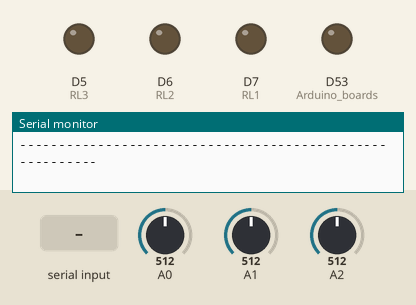
Recording of a sketch running on a simulated Arduino Due. On the bench: output pins drawn as LEDs (lit = HIGH), the last lines printed to the serial monitor. The inputs (shaded band) are chosen by the test bench; at power-on: A0 = 512, A1 = 512, A2 = 512. The local clock reads 2024-03-15 10:24:30 at power-on unless the sketch sets it; storage starts empty.

Above: at 1.5 s.
1.6 s: "30,150\n" received over Serial
At 2.7 s:
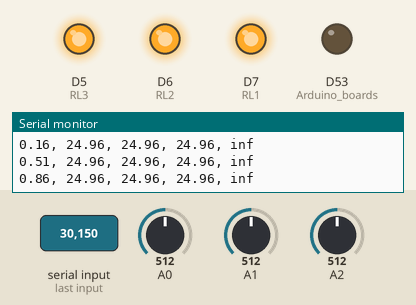
5.5 s: "52\n" received over Serial
At 8.1 s:
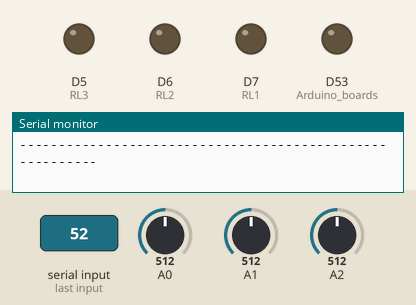
Timing chart, 0 to 9.6 s (numbered marks = the images above; inputs shaded):
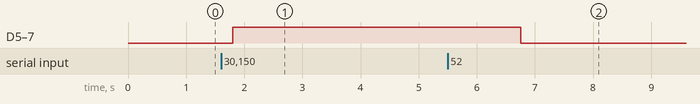

The sketch:

ThermalK.ino
```cpp
////////////////////////////////////////////////////////////////////////////
/*
    ThermalK: Thermal Conductivity Monitor

    Version 0.17 - 20160803

    Copyight (C) 2015-2016  Nicola Ferralis
    ferralis@mit.edu

  This program (source code and binaries) is free software;
  you can redistribute it and/or modify it under the terms of the
  GNU General Public License as published by the Free Software
  Foundation, in version 3 of the License.

  This program is distributed in the hope that it will be useful,
  but WITHOUT ANY WARRANTY; without even the implied warranty of
  MERCHANTABILITY or FITNESS FOR A PARTICULAR PURPOSE.  See the
  GNU General Public License for more details.

  You can find a complete copy of the GNU General Public License at:

  http://www.gnu.org/licenses/gpl.txt

  // SD Card --------------------------------------------------------------------
  /*
  - Arduino Ethernet shield: pin 4
  - Adafruit SD shields and modules: pin 10 (also change MEGA_SOFT_SPI from 0 to 1)
  - Sparkfun SD shield: pin 8

  If using the the Adafruit Logging shield with an Arduino Mega (Only the MEGA),
  in the file: ~arduino/libraries/SD/src/utility/Sd2Card.h

  a. change the line:
    #define MEGA_SOFT_SPI 0
    to
    #define MEGA_SOFT_SPI 1

  b. and comment:

    #define USE_SPI_LIB
    in ~arduino/libraries/SD/utility/Sd2Card.h
    and ~arduino/libraries/SD/utility/Sd2Card.c

  Do not change the other pins!
  Also make sure the definition below (SDshield) is correctly set for the type of SD shield used.
*/
//-------------------------------------------------------------------------------

// LCD Screen --------------------------------------------------------------------
/*
  The software supports LCD screens through the LiquidCrystal library:
   https://www.arduino.cc/en/Tutorial/LiquidCrystal

  Please refer to this page for wiring configuration.

*/
//-------------------------------------------------------------------------------

// Real Time Clock ---------------------------------------------------------------
/*
  TO BE USED ONLY FOR CALIBRATION OF REAL TIME CLOCK.
  The next #define TIMECAL line should remain commented for normal operations
  Uncomment ONLY for calibration of real time clock.

  Instructions:
    0. Make sure the Real Time Clock hardware setup is in place.
    1. Compile this program with the "#define TIMECAL" line uncommented.
    2. Upload but DO NOT open the Serial monitor.
    3. Uncomment the line "#define TIMECAL".
    4. Comment and upload.
    5. Verify the correct date from the Serial monitor.
*/
//-------------------------------------------------------------------------------
//#define TIMECAL  //Uncomment for calibration of real time clock. Otherwise leave commented.

//--------------------------------------------------------------------------------
// Uncomment the line corresponding to the Arduino DUE board (ARM32)
// DEFAULT (all commented) is for Arduino AVR boards.
//--------------------------------------------------------------------------------
//#define ArDUE // Arduino DUE

#include <SD.h>
#include <Wire.h>
#include <SPI.h>
#include "RTClib.h"
#include <LiquidCrystal.h>

//#define LCD   //Uncomment to enable LCD support
#define SER   //Uncomment to SERIAL outputsupport
#define RLS   //Uncomment to enable relays

//-------------------------------------------------------------------------------
//  SYSTEM defined variables
//-------------------------------------------------------------------------------
String versProg = "0.17 - 20160803";
String nameProg = "ThermalK: Thermal Conductivity Monitor";
String nameProgShort = "ThermalK";
String developer = "Copyright (C) 2015-2016 Nicola Ferralis <feranick@hotmail.com>";

void(* resetFunc) (void) = 0; //declare reset function @ address 0
float display_delay = 0.2;  //in seconds - refresh time in serial monitor
float TmediumInitial = 0.0;
int TBits = 1023; //resolution of reading analog input (10 bits for AVR, 12 for ARM)

//--------------------------------------------------------------------------------
// Change this to match your SD shield or module;
// Arduino Ethernet shield: pin 4
// Adafruit SD shields and modules: pin 10 (also change MEGA_SOFT_SPI from 0 to 1)
// Sparkfun SD shield: pin 8
//---------------------------------------------------------------------------------
#define SDshield 10

//-------------------------------------------------------------------------------
//  LCD display
//-------------------------------------------------------------------------------

#ifdef LCD
LiquidCrystal lcd(12, 11, 28, 26, 24, 22);
#endif


//-------------------------------------------------------------------------------
// Define pins for relays
//-------------------------------------------------------------------------------
#ifdef RLS
#define RL1 7
#define RL2 6
#define RL3 5
#endif


//-------------------------------------------------------------------------------
// Thermal conductivity parameters
//-------------------------------------------------------------------------------
// parameters of thermal conductivity measurement
// Q = heat input (watts)
// L = thickness of sample
// A = surface area/contact area of sample
// deltaT = change in Temp from hot to cold side of sample
float Q = 6.2675;
float L_1 = 0.01;
float L_2 = 0.01;
float A = 0.0019635;

char cfgFile[] = "TK.cfg";
const int chipSelect = SDshield;
char nameFile[13];
char nameFileData[13];
char nameFileSummary[13];

//-------------------------------------------------------------------------------
// Define pins and parameters for the thermistors
//-------------------------------------------------------------------------------
#define therm1 A0
#define therm2 A1
#define therm3 A2

// resistance at 25 degrees C
#define THERMISTORNOMINAL 10000
// temp. for nominal resistance (almost always 25 C)
#define TEMPERATURENOMINAL 25
// how many samples to take and average, more takes longer
// but is more 'smooth'
#define NUMSAMPLES 5
// The beta coefficient of the thermistor (usually 3000-4000)
#define BCOEFFICIENT 3950
// the value of the 'other' resistor
#define SERIESRESISTOR 10000

// Sets target Temperature after cooldown. This is set as the same as
// TEMPERATURENOMINAL. It is later read from preferences.
float TtargCool = TEMPERATURENOMINAL;
float minT = 100;

//-------------------------------------------------------------------------------
//Real time chip
//-------------------------------------------------------------------------------

RTC_DS1307 rtc; // define the Real Time Clock object
DateTime now;   // New RTC library

//-------------------------------------------------------------------------------
//  SETUP routine
//-------------------------------------------------------------------------------

void setup() {
  #ifdef SER
    Serial.begin(57600);
    progInfo();
  #endif

  #ifdef ArDUE    //Increase analog input resolution to 12 bit in Arduino DUE.
    analogReadResolution(12);
    TBits = 4095;
  #else
    TBits = 1023;
  #endif

  #ifdef RLS
    Serial.println("Support for relays: enabled");
    pinMode(RL1, OUTPUT);
    pinMode(RL2, OUTPUT);
    pinMode(RL3, OUTPUT);
    relayRamp(0, RL1);
    relayRamp(0, RL2);
    relayRamp(0, RL3);
  #else
    Serial.println("Support for relays: disabled");
  #endif

  #ifdef LCD
    lcd.begin(16, 2);
  #endif
    //----------------------------------------
    // get the time from the RTC
    //----------------------------------------
    Wire.begin();
    rtc.begin();

    if (! rtc.isrunning()) {
      Serial.println("RTC is NOT running!");
    }

  #ifdef TIMECAL
    rtc.adjust(DateTime(__DATE__, __TIME__));
    Serial.println("RTC is syncing!");
  #endif

    //----------------------------------------
    // Initialization SD card
    //----------------------------------------
    // make sure that the default chip select pin is set to
    // output, even if you don't use it:
    pinMode(53, OUTPUT);    //Arduino boards
  #ifdef SER
    Serial.print("Initializing SD card... ");
  #endif
    // see if the card is present and can be initialized:
    if (!SD.begin(chipSelect)) {
  #ifdef SER
      Serial.println("Card failed, or not present.");
      Serial.println("SD card support disabled.");
      Serial.println();
      Serial.println("Using default parameters:");
      Serial.print(" Q - heat input (watts): ");
      Serial.println(Q);
      Serial.print(" L_1 - thickness of sample 1: ");
      Serial.println(L_1,4);
      Serial.print(" L_2 - thickness of sample 2: ");
      Serial.println(L_2,4);
      Serial.print(" Target temperature for cool down (C): ");
      Serial.println(TtargCool);
      Serial.println();

  #endif
    }
    else
    {
    // to use today's date as the filename:
    //nameFile2(0).toCharArray(nameFileData, 13);
    nameFile2(1).toCharArray(nameFileData, 13);
    nameFile2(2).toCharArray(nameFileSummary, 13);

    //----------------------------------------
    // Reads or writes the preference file.
    //----------------------------------------
    Pref();
    delay (100);

  #ifdef SER
    Serial.print("Saving data: ");
    Serial.println(nameFileData);
    Serial.print("Saving summary: ");
    Serial.println(nameFileSummary);
    Serial.println();
    Serial.println("Using parameters from SD card:");
    Serial.print(" Q - heat input (watts): ");
    Serial.println(Q);
    Serial.print(" L_1 - thickness of sample 1: ");
    Serial.println(L_1,4);
    Serial.print(" L_2 - thickness of sample 2: ");
    Serial.println(L_2,4);
    Serial.print(" Target temperature for cool down (C): ");
    Serial.println(TtargCool);
    Serial.println();
  #endif
    }

    TmediumInitial = Tread(therm3);
    firstRunSerial();
    menuProg();
}


//-------------------------------------------------------------------------------
//  Indefinite loop
//-------------------------------------------------------------------------------

void loop() {

  int inSerial = 0;    // variable for serial input

  if (Serial.available() > 0) {
    inSerial = Serial.read();

    File dataFile = SD.open(nameFileData, FILE_WRITE);
    writeDateTime(dataFile);
    dataFile.println("\"Time\",\"T Lower Cold Plate\",\"T Lower Hot Plate\",\"T Upper Cold Plate\",\"Thermal Conductivity\"");
    dataFile.close();

#ifdef LCD
    lcd.clear();
    lcd.setCursor(0, 0);
    lcd.print("Start");
#endif

    if (inSerial == 49)
    {

#ifdef RLS
#ifdef SER
      Serial.println("Heaters: ON");
      Serial.println();
#endif
      relayRamp(1, RL1);
      relayRamp(1, RL2);
      relayRamp(1, RL3);
#endif

#ifdef SER
      headerSerial();
#endif
      float offset = (float) millis() / 1000;
      File dataFile = SD.open(nameFileData, FILE_WRITE);

      while (inSerial != 50)
      {
        inSerial = Serial.read();
        Acquisition(offset, dataFile);
      }

      dataFile.println();
      dataFile.close();
      summarySD(offset);

#ifdef SER
      Serial.println();
#endif

#ifdef RLS
#ifdef SER
      Serial.println("Heaters: OFF");
      Serial.println();
#endif
      relayRamp(0, RL1);
      relayRamp(0, RL2);
      relayRamp(0, RL3);
#endif

      menuProg();
    }

    if (inSerial == 51) {
      progInfo();
      firstRunSerial();
      menuProg();
    }

    if (inSerial == 52) {
      Serial.println("Resetting device");
      Serial.println();
      delay(10);
      resetFunc();
    }

#ifdef RLS
    if (inSerial == 53) {
      Serial.println("Cool Down in progress. Press (2) to stop");
      while(inSerial != 50) {
        inSerial = Serial.read();
        CoolDown(therm2, TtargCool);
        }
      firstRunSerial();
      menuProg();
    }
#endif

  }
}

//-------------------------------------------------------------------------------
// Acquisition Routine
//-------------------------------------------------------------------------------

void Acquisition(float offset, File dataFile) {

  float T1 = Tread(therm1);
  float T2 = Tread(therm2);
  float T3 = Tread(therm3); //This is for the heater
  // parameters of thermal conductivity measurement
  // Q = heat input (watts)
  // L = thickness of sample
  // A = surface area/contact area of sample
  // deltaT = change in Temp from hot to cold side of sample

  float deltaT_1 = T3 - T1;
  float deltaT_2 = T3 - T2;
  float conductivity = (Q) / (A * ((deltaT_1 / L_1) + (deltaT_2 / L_2)));

#ifdef LCD
  lcd.clear();
  lcd.setCursor(0, 0);
  lcd.print("TK = ");
  lcd.print(conductivity);
#endif

#ifdef SER
  Serial.print((float) millis() / 1000 - offset);
  Serial.print(", ");
  Serial.print(T1);
  Serial.print(", ");
  Serial.print(T3);
  Serial.print(", ");
  Serial.print(T2);
  Serial.print(", ");
  Serial.print(conductivity);
  Serial.println();
#endif

  dataFile.print((float) millis() / 1000 - offset);
  dataFile.print(", ");
  dataFile.print(T1);
  dataFile.print(", ");
  dataFile.print(T3);
  dataFile.print(", ");
  dataFile.print(T2);
  dataFile.print(", ");
  dataFile.print(conductivity);
  dataFile.println();

  delay(display_delay * 1000);            // wait for display refresh
}

//-------------------------------------------------------------------------------
// CoolDown: Run coolers to speed the cooling after acquisition
//-------------------------------------------------------------------------------

#ifdef RLS
void CoolDown(int therm, float Ttarg) {
  float Tmeas = Tread(therm);

#ifdef SER
  Serial.print("Current Temperature: ");
  Serial.print(Tmeas);
  Serial.print("; Running CoolDown to: ");
  Serial.println(Ttarg);
#endif
  if (Tmeas>Ttarg) {
#ifdef SER
  Serial.print("Current Temperature: ");
  Serial.print(Tmeas);
  Serial.print("; Target Temperature: ");
  Serial.println(Ttarg);

#endif
    relayRamp(1, RL1);
    relayRamp(1, RL3);
    delay(display_delay * 1000);
    Tmeas = Tread(therm);
  }
    relayRamp(0, RL1);
    relayRamp(0, RL3);
}
#endif

//-------------------------------------------------------------------------------
// Read temperature from thermistor
//-------------------------------------------------------------------------------

float Tread(int THERMISTORPIN) {
  int samples[NUMSAMPLES];
  // take N samples in a row, with a slight delay
  for (int i = 0; i < NUMSAMPLES; i++) {
    samples[i] = analogRead(THERMISTORPIN);
    delay(10);
  }

  // average all the samples out
  float average = 0;
  for (int i = 0; i < NUMSAMPLES; i++) {
    average += samples[i];
  }
  average /= NUMSAMPLES;

  // convert the value to resistance
  average = TBits / average - 1;
  average = SERIESRESISTOR / average;

  float steinhart;
  steinhart = average / THERMISTORNOMINAL; // (R/Ro)
  steinhart = log(steinhart); // ln(R/Ro)
  steinhart /= BCOEFFICIENT; // 1/B * ln(R/Ro)
  steinhart += 1.0 / (TEMPERATURENOMINAL + 273.15); // + (1/To)
  steinhart = 1.0 / steinhart; // Invert
  steinhart -= 273.15; // convert to C
  // steinhart = (steinhart*(9/5) + 32);

  return steinhart;
}

//-------------------------------------------------------------------------------
// switch relay
//-------------------------------------------------------------------------------

#ifdef RLS
void relayRamp(int value, int pin) {
  if(value == 0) {
    digitalWrite(pin, LOW);
  } else {
    digitalWrite(pin, HIGH);
  }
}
#endif

///////////////////////////////////////////
// Set filename with the format:
// yearmonthday.csv
///////////////////////////////////////////

String nameFile2(int a) {
  String filename;

  now = rtc.now();
  //filename += now.year();
  if (a == 0)
  {
    if (now.month() < 10)
      filename += 0;
    filename += (0 + now.month());
    if (now.day() < 10)
      filename += 0;
    filename += (0 + now.day());
  }
  if (a == 1)
  {
    filename += "Data";
    //filename += a;
  }

  if (a == 2)
  {
    filename += "Summary";
    //filename += a;
  }
  filename += ".csv";
  return filename;
}

/////////////////////////////////////////////////////
// Initial Display of information and settings
/////////////////////////////////////////////////////

void firstRunSerial()  {
#ifdef LCD
  lcd.setCursor(0, 0);   //
  lcd.clear();
  lcd.print(nameProg);
  lcd.setCursor(0, 1);
  lcd.print("v. ");
  lcd.println(versProg);
  delay(1000);
  lcd.clear();
  lcd.setCursor(0, 1);
  lcd.print("initializing...");
#endif

#ifdef SER
  //progInfo();
  DateTime now = rtc.now();
  Serial.print("Time: ");
  Serial.print(now.hour(), DEC);
  Serial.print(":");
  if (now.minute() < 10)
    Serial.print('0');
  Serial.print(now.minute(), DEC);
  Serial.print(":");
  if (now.second() < 10)
    Serial.print('0');
  Serial.print(now.second(), DEC);
  Serial.print(" (");
  Serial.print(now.month(), DEC );
  Serial.print("-");
  Serial.print(now.day(), DEC );
  Serial.print("-");
  Serial.print(now.year(), DEC);
  Serial.println(")");

  Serial.print("Resolution analog input: ");
#ifdef ArDUE
  Serial.println("12-bit - Arduino DUE only");
#else
  Serial.println("10-bit");
#endif

  Serial.println();
  Serial.print("Refresh (s): ");
  Serial.println(display_delay);
  Serial.print("T Lower CP (C): ");
  Serial.println(Tread(therm1));
  Serial.print("T Lower HP (C): ");
  Serial.println(Tread(therm2));
  Serial.print("T Upper CP (C): ");
  Serial.println(Tread(therm3));
  Serial.println();
#endif
}


void progInfo() {
#ifdef SER
  Serial.println("---------------------------------------------------------------");
  Serial.print(nameProg);
  Serial.print(" - v. ");
  Serial.println(versProg);
  Serial.println(developer);
  Serial.println("---------------------------------------------------------------\n");
#endif
}

void menuProg() {
#ifdef SER
  Serial.println("---------------------------------------------------------");
  Serial.print("(1) Start; (2) Stop; (3) Info; (4) Reset");
#ifdef RLS
  Serial.print("; (5) Cool Down");
#endif
  Serial.println();
  Serial.println("---------------------------------------------------------\n");
#endif
}


void headerSerial() {
  Serial.println("\"Time\",\"T Lower Cold Plate\",\"T Lower Hot Plate\",\"T Upper Cold Plate\",\"Thermal Conductivity\"");
}

/////////////////////////////////////////////////////
// write summary to SD
/////////////////////////////////////////////////////

void summarySD(float offset)  {

  File dataFile2 = SD.open(nameFileSummary, FILE_WRITE);
  writeDateTime(dataFile2);
  dataFile2.println("\"Time\",\"T Lower Cold Plate\",\"T Lower Hot Plate\",\"T Upper Cold Plate\",\"Thermal Conductivity\"");
  Acquisition(offset, dataFile2);
  dataFile2.println();
  dataFile2.close();

}

/////////////////////////////////////////////////////
// write date and time stamp on SD
/////////////////////////////////////////////////////

void writeDateTime(File dataFile) {
  DateTime now = rtc.now();
  dataFile.print("\"");
  //dataFile.print(nameProgShort);
  dataFile.print("v. ");
  dataFile.print(versProg);
  dataFile.print("\",");
  dataFile.print("\"Time: \",\"");
  dataFile.print(now.hour(), DEC);
  dataFile.print(":");
  if (now.minute() < 10)
    dataFile.print('0');
  dataFile.print(now.minute(), DEC);
  dataFile.print(":");
  if (now.second() < 10)
    dataFile.print('0');
  dataFile.print(now.second(), DEC);
  dataFile.print("\",\"Date: \",\"");
  dataFile.print(now.month(), DEC );
  dataFile.print("-");
  dataFile.print(now.day(), DEC );
  dataFile.print("-");
  dataFile.print(now.year(), DEC);
  dataFile.println("\"");
  dataFile.println("\"Q\",\"L_1\",\"L_2\",\"A\"");
  dataFile.print(Q, 6);
  dataFile.print(",");
  dataFile.print(L_1, 6);
  dataFile.print(",");
  dataFile.print(L_2, 6);
  dataFile.print(",");
  dataFile.print(A, 6);
  dataFile.print(",");
  dataFile.print(TtargCool);
  dataFile.println(",");
}

///////////////////////////////////////////
// Preferences (read from file)
///////////////////////////////////////////


void Pref() {
  File myFile = SD.open(cfgFile, FILE_READ);
  if (myFile) {

#ifdef LCD
    lcd.setCursor(0, 0);   //
    lcd.clear();
    lcd.print("Configuration file");
    lcd.setCursor(0, 1);   //
    lcd.print("found");
#endif

#ifdef SER
    Serial.println("Configuration file found.");
#endif

    Q = valuef(myFile);       // heat input (watts)
    L_1 = valuef(myFile);     // thickness of sample 1
    L_2 = valuef(myFile);     // thickness of sample 2
    A = valuef(myFile);       // surface area/contact area of sample
    TtargCool=valuef(myFile); // Target temperature for cool down
    myFile.close();
  }
  else
  {
    UpdatePref();
  }
}


void UpdatePref() {
  SD.remove(cfgFile);
  delay(5);

  File myFile = SD.open(cfgFile, FILE_WRITE);

#ifdef LCD
  lcd.setCursor(0, 0);   //
  lcd.clear();
  lcd.print("Creating");
  lcd.setCursor(0, 1);   //
  lcd.print("Conf. File");
#endif

#ifdef SER
  Serial.println("Missing configuration file on SD card");
  Serial.print("Creating configuration file: \"");
  Serial.print(cfgFile);
  Serial.println("\"");
#endif

  myFile.println(Q, 6);         // heat input (watts)
  myFile.println(L_1, 6);       // thickness of sample 1
  myFile.println(L_2, 6);       // thickness of sample 2
  myFile.println(A, 6);         // surface area/contact area of sample
  myFile.println(TtargCool, 2); // Target temperature for cool down

  myFile.close();

}

///////////////////////////////////////////////////////
// Reads full integers or floats from a line in a file
//////////////////////////////////////////////////////

int value(File myFile) {
  int t = 0;
  int g = 0;
  while (myFile.available()) {
    g = myFile.read();
    if (g == 13)
      break;
    if (g != 10)
      t = t * 10 + (g - '0');
  }
  return t;
}

float valuef(File myFile) {
  float t = 0.0;
  int g = 0;
  int l = 0;
  int q = 0;
  int k = 0;
  while (myFile.available()) {
    g = myFile.read();
    k++;
    if (g == 13)
      break;
    if (g == 45)
    {
      q = 1;
    }
    if (g == 46)
    {
      l = k;
    }
    if (g != 10 && g != 45 && g != 46)
    {
      t = t * 10.0 + (g - '0');
    }
  }
  if (q == 1)
    t = -t;
  if (l > 0)
    t = t / pow(10, k - l - 1);
  return t;
}
```

Measured:
- after the input at 1.6 s, D5 (RL3), D6 (RL2), D7 (RL1): LOW → HIGH after 0.20 s
- after the input at 5.5 s, D5 (RL3), D6 (RL2), D7 (RL1): HIGH → LOW after 1.3 s
